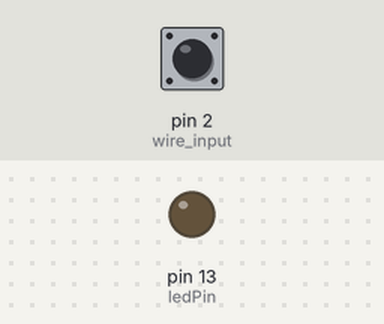
Simulated run of this sketch. Board: Arduino Uno, built with avr-gcc and run on an emulated ATmega328P. Shown: output pins drawn as LEDs (lit = HIGH). The inputs (shaded band) are chosen by the test bench; at power-on: pin 2 (wire_input) HIGH.

Above: at 1.2 s.
1.3 s: pin 2 (wire_input) pulled LOW for 0.15 s
At 1.37 s:
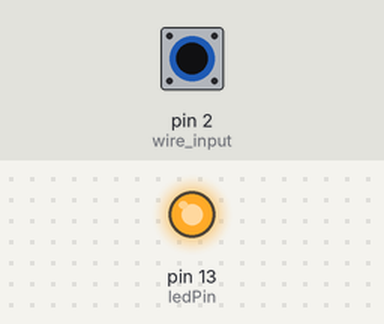
2.9 s: pin 2 (wire_input) pulled LOW for 3.2 s
At 7.1 s:
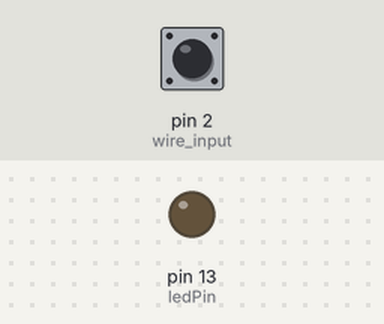
Timing chart, 0 to 8.6 s (numbered marks = the images above; inputs shaded):
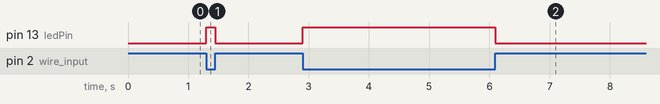

The sketch:

turn_on_led_with_a_wire.ino
```cpp
const int ledPin = 13;
const int wire_input = 2;

void setup() {
  // put your setup code here, to run once:
  pinMode(ledPin, OUTPUT);
  pinMode(wire_input, INPUT_PULLUP);

}

void loop() {
  // put your main code here, to run repeatedly:
  int wireState = digitalRead(wire_input);

  if (wireState == LOW){ // The wire is connected to GND
    digitalWrite(ledPin, HIGH);
  } else{
    digitalWrite(ledPin, LOW);
  }
}
```

Measured:
- after the input at 1.3 s, pin 13 (ledPin): LOW → HIGH at once, → LOW 0.15 s later
- after the input at 2.9 s, pin 13 (ledPin): LOW → HIGH at once, → LOW 3.2 s later
